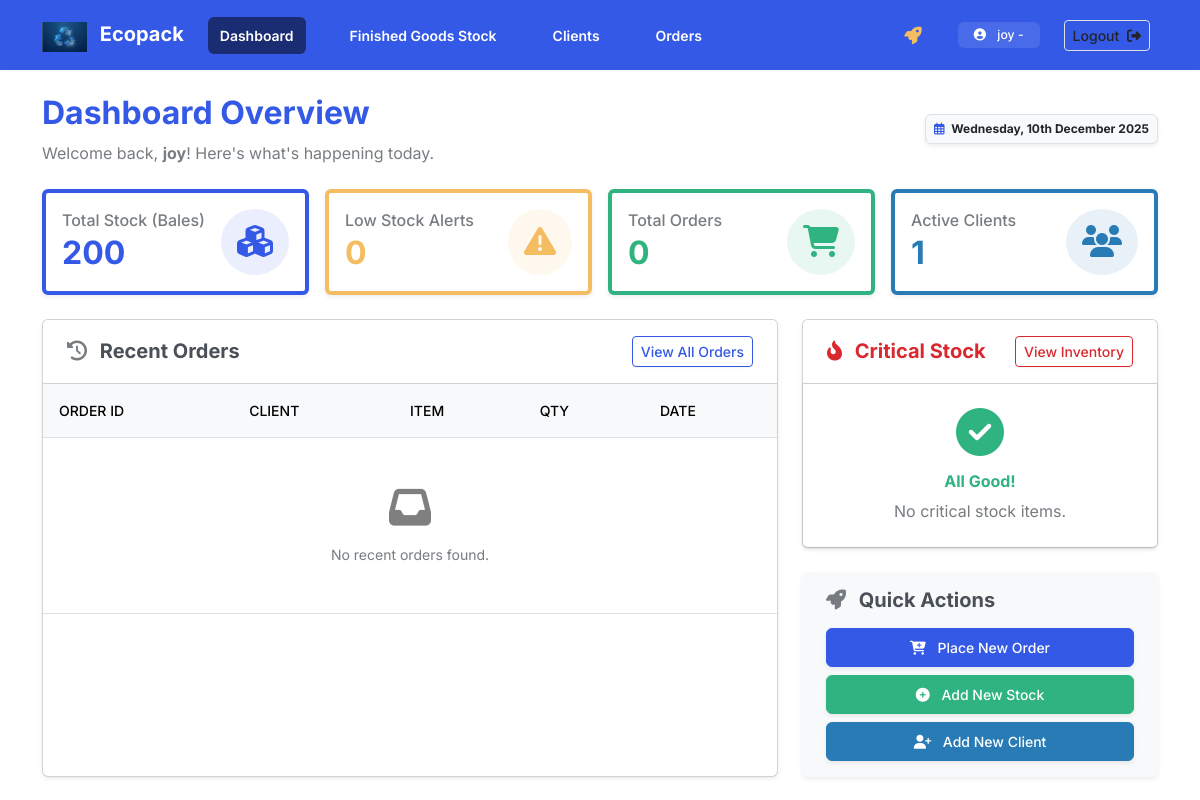
The app's page / (signed in), older data.
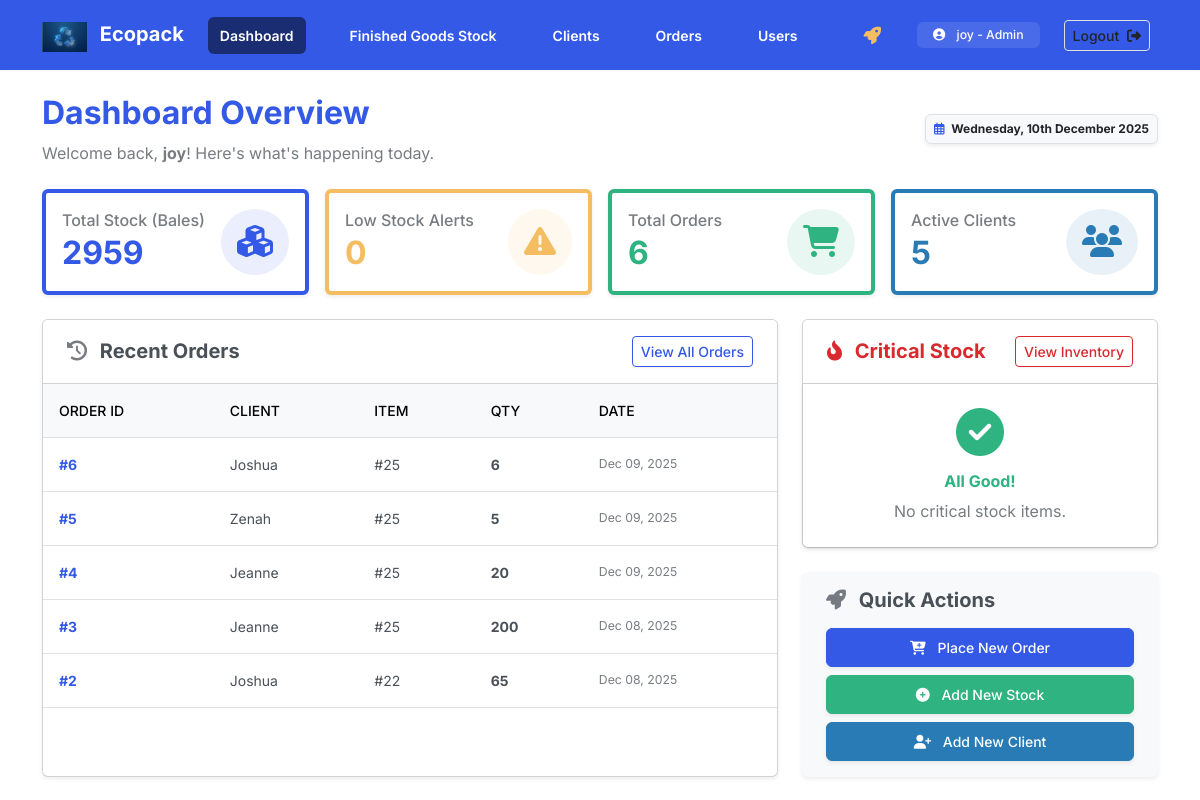
The same page, newer data.
### inventory/models.py (models this page shows, shortened)
class Profile(models.Model):
    ROLE_CHOICES = [
        ('Admin', 'Admin'),
        ('Manager','Manager'),
        ('Staff', 'Staff'),
    ]
    user = models.OneToOneField(User, on_delete=models.CASCADE)
    role = models.CharField(max_length=10, choices=ROLE_CHOICES, default='Staff')

class Order(models.Model):
    client = models.ForeignKey(Client, on_delete=models.CASCADE, related_name='orders')
    bag = models.ForeignKey(FinishedBag, on_delete=models.CASCADE, related_name='sales')
    quantity_ordered = models.PositiveIntegerField(verbose_name="Quantity (Bales)")
    order_date = models.DateTimeField(auto_now_add=True)

class Client(models.Model):
    name = models.CharField(max_length=100)
    phone = models.CharField(max_length=20)
    email = models.EmailField(blank=True, null=True)
    address = models.TextField(blank=True, null=True)
    created_at = models.DateTimeField(auto_now_add=True)

class FinishedBag(models.Model):
    VARIETY_CHOICES = [
        ('#15', '#15 Small'),
        ('#22', '#22 Medium'),
        ('#25', '#25 Large'),
        ('7X12', '7X12 White'),
        ('9X15', '9X15 White'),
    ]
    COLOR_CHOICES = [
        ('White', 'White'),
        ('Red', 'Red'),
        ('Green', 'Green'),
        ('Blue', 'Blue'),
    ]
    GSM_CHOICES = [
        (40, '40 GSM'),
        (60, '60 GSM'),
        (80, '80 GSM'),
        (100, '100 GSM'),
    ]
    variety = models.CharField(max_length=20, choices=VARIETY_CHOICES)
    color = models.CharField(max_length=20, choices=COLOR_CHOICES)
    gsm = models.IntegerField(choices=GSM_CHOICES, verbose_name='GSM Thickness')
    quantity_bales = models.IntegerField(default=0, verbose_name="Stock Quantity (Bales)")
    location = models.CharField(max_length=100, default="Athiriver Warehouse")
    last_updated = models.DateTimeField(auto_now=True)

### inventory/views.py (the view)
# urls.py: path('', views.dashboard, name='dashboard'),
@login_required
def dashboard(request):
    bags = FinishedBag.objects.all()
    total_bales_data = bags.aggregate(Sum('quantity_bales'))
    total_bales = total_bales_data['quantity_bales__sum'] or 0
    low_stock_count = bags.filter(quantity_bales__lte=10).count()
    total_clients = Client.objects.count()
    total_orders = Order.objects.count()
    recent_orders = Order.objects.select_related('client', 'bag').order_by('-id')[:5]
    critical_stock = bags.filter(quantity_bales__lte=10).order_by('quantity_bales')[:5]
    context = {
        'total_bales': total_bales,
        'low_stock_count': low_stock_count,
        'total_clients': total_clients,
        'total_orders': total_orders,
        'recent_orders': recent_orders,
        'critical_stock': critical_stock,
    }
    return render(request, 'inventory/dashboard.html', context)

### inventory/templates/inventory/dashboard.html (shortened to what this page needs)
{% extends 'inventory/base.html' %}
{% block content %}
<div class="d-flex justify-content-between align-items-center mb-4">
    <div>
        <h2 class="fw-bold text-primary">Dashboard Overview</h2>
        <p class="text-muted mb-0">Welcome back, <strong>{{ user.username }}</strong>! Here's what's happening today.</p>
    </div>
    <div class="text-end d-none d-md-block">
        <span class="badge bg-light text-dark border p-2 shadow-sm">
            <i class="far fa-calendar-alt me-1 text-primary"></i> {% now "l, jS F Y" %}
        </span>
    </div>
</div>
<div class="row g-3 mb-4">
    <div class="col-md-3 col-sm-6">
        <div class="card shadow-sm border-start border-4 border-primary h-100">
            <div class="card-body p-3 d-flex align-items-center justify-content-between">
                <div>
                    <h6 class="text-muted mb-1">Total Stock (Bales)</h6>
                    <h2 class="mb-0 fw-bold text-primary">{{ total_bales }}</h2>
                </div>
                <div class="rounded-circle bg-primary bg-opacity-10 p-3">
                    <i class="fas fa-cubes fa-2x text-primary"></i>
                </div>
            </div>
        </div>
    </div>
    <div class="col-md-3 col-sm-6">
        <div class="card shadow-sm border-start border-4 border-warning h-100">
            <div class="card-body p-3 d-flex align-items-center justify-content-between">
                <div>
                    <h6 class="text-muted mb-1">Low Stock Alerts</h6>
                    <h2 class="mb-0 fw-bold text-warning">{{ low_stock_count }}</h2>
                </div>
                <div class="rounded-circle bg-warning bg-opacity-10 p-3">
                    <i class="fas fa-exclamation-triangle fa-2x text-warning"></i>
                </div>
            </div>
        </div>
    </div>
    <div class="col-md-3 col-sm-6">
        <div class="card shadow-sm border-start border-4 border-success h-100">
            <div class="card-body p-3 d-flex align-items-center justify-content-between">
                <div>
                    <h6 class="text-muted mb-1">Total Orders</h6>
                    <h2 class="mb-0 fw-bold text-success">{{ total_orders }}</h2>
                </div>
                <div class="rounded-circle bg-success bg-opacity-10 p-3">
                    <i class="fas fa-shopping-cart fa-2x text-success"></i>
                </div>
            </div>
        </div>
    </div>
     <div class="col-md-3 col-sm-6">
        <div class="card shadow-sm border-start border-4 border-info h-100">
            <div class="card-body p-3 d-flex align-items-center justify-content-between">
                <div>
                    <h6 class="text-muted mb-1">Active Clients</h6>
                    <h2 class="mb-0 fw-bold text-info">{{ total_clients }}</h2>
                </div>
                <div class="rounded-circle bg-info bg-opacity-10 p-3">
                    <i class="fas fa-users fa-2x text-info"></i>
                </div>
            </div>
        </div>
    </div>
</div>
<div class="row">
    <div class="col-lg-8 mb-4">
        <div class="card shadow-sm h-100">
            <div class="card-header bg-white py-3 d-flex justify-content-between align-items-center">
                <h5 class="mb-0 fw-bold"><i class="fas fa-history me-2 text-muted"></i> Recent Orders</h5>
                <a href="{% url 'order_list' %}" class="btn btn-sm btn-outline-primary">View All Orders</a>
            </div>
            <div class="card-body p-0">
                <div class="table-responsive">
                    <table class="table table-hover align-middle mb-0">
                        <thead class="table-light">
                            <tr>
                                <th>Order ID</th>
                                <th>Client</th>
                                <th>Item</th>
                                <th>Qty</th>
                                <th>Date</th>
                            </tr>
                        </thead>
                        <tbody>
                            {% for order in recent_orders %}
                            <tr>
                                <td class="fw-bold text-primary">#{{ order.id }}</td>
                                <td>{{ order.client.name|truncatechars:20 }}</td>
                                <td>
                                    {{ order.bag.variety }}
                                </td>
                                <td class="fw-bold">{{ order.quantity_ordered }}</td>
                                <td class="text-muted small">{{ order.order_date|date:"M d, Y" }}</td>
                            </tr>
                            {% empty %}
                            <tr>
                                <td colspan="5" class="text-center py-5 text-muted">
                                    <i class="fas fa-inbox fa-3x mb-3 text-black-50"></i><br>
                                    No recent orders found.
                                </td>
                            </tr>
                            {% endfor %}
                        </tbody>
                    </table>
                </div>
            </div>
        </div>
    </div>
    <div class="col-lg-4 mb-4">
        <div class="card shadow-sm mb-4">
            <div class="card-header bg-white py-3 d-flex justify-content-between align-items-center">
                <h5 class="mb-0 fw-bold text-danger"><i class="fas fa-fire-alt me-2"></i> Critical Stock</h5>
                <a href="{% url 'bag_list' %}" class="btn btn-sm btn-outline-danger">View Inventory</a>
            </div>
             <ul class="list-group list-group-flush">
                {% for bag in critical_stock %}
                <li class="list-group-item d-flex justify-content-between align-items-center">
                    <div>
                        <span class="fw-semibold">{{ bag.variety }}</span>
                        <br>
                        <small class="text-muted">
                            <span class="badge rounded-pill border me-1" style="background-color: {{ bag.color|lower }}; width: 8px; height: 8px; padding: 0;"></span>
                            {{ bag.color }} ({{ bag.gsm }} GSM)
                        </small>
                    </div>
                    {% if bag.quantity_bales == 0 %}
                         <span class="badge bg-danger text-uppercase">Out of Stock</span>
                    {% else %}
                         <span class="badge bg-warning text-dark">{{ bag.quantity_bales }} Bales Left</span>
                    {% endif %}
                </li>
                {% empty %}
                 <li class="list-group-item text-center text-muted py-4">
                     <i class="fas fa-check-circle text-success mb-3 fa-3x"></i><br>
                     <h6 class="fw-bold text-success">All Good!</h6>
                     No critical stock items.
                 </li>
                {% endfor %}
            </ul>
        </div>
        <div class="card shadow-sm bg-light border-0">
            <div class="card-body">
                <h5 class="fw-bold mb-3"><i class="fas fa-rocket me-2 text-muted"></i> Quick Actions</h5>
                <div class="d-grid gap-2">
                    <a href="{% url 'order_create' %}" class="btn btn-primary shadow-sm">
                        <i class="fas fa-cart-plus me-2"></i> Place New Order
                    </a>
                    <a href="{% url 'bag_create' %}" class="btn btn-success shadow-sm">
                        <i class="fas fa-plus-circle me-2"></i> Add New Stock
                    </a>
                     <a href="{% url 'client_create' %}" class="btn btn-info text-white shadow-sm">
                        <i class="fas fa-user-plus me-2"></i> Add New Client
                    </a>
                </div>
            </div>
        </div>
    </div>
</div>
{% endblock %}

### inventory/templates/inventory/base.html (shortened to what this page needs)
{% load static %}
<!doctype html>
<html lang="en">
  <head>
    <link href="{% static 'css/bootstrap.min.css' %}" rel="stylesheet">
    <link rel="stylesheet" href="https://cdnjs.cloudflare.com/ajax/libs/font-awesome/6.4.0/css/all.min.css">
  </head>
  <body>
    <nav class="navbar navbar-expand-lg navbar-dark bg-primary mb-4 shadow">
      <div class="container">
        <a class="navbar-brand fw-bold" href="{% url 'dashboard' %}">
           <img src="{% static 'images/logo.jpg' %}" alt="Ecopack Logo" height="30" class="d-inline-block align-text-top me-2">
           Ecopack
        </a>
        <div class="collapse navbar-collapse" id="navbarNav">
          {% if user.is_authenticated %}
          <ul class="navbar-nav me-auto mb-2 mb-lg-0 fw-semibold gap-lg-3">
            {% url 'dashboard' as dash_url %}
            <li class="nav-item">
              <a class="nav-link {% if request.path == dash_url %}active{% endif %}" aria-current="page" href="{{ dash_url }}">Dashboard</a>
            </li>
            <li class="nav-item">
              <a class="nav-link {% if '/bags/' in request.path %}active{% endif %}" href="{% url 'bag_list' %}">Finished Goods Stock</a>
            </li>
            <li class="nav-item">
              <a class="nav-link {% if '/clients/' in request.path %}active{% endif %}" href="{% url 'client_list' %}">Clients</a>
            </li>
            <li class="nav-item">
              <a class="nav-link {% if '/orders/' in request.path %}active{% endif %}" href="{% url 'order_list' %}">Orders</a>
            </li>
            {% if user.profile.role == 'Admin' %}
            <li class="nav-item">
                <a class="nav-link {% if '/users/' in request.path %}active{% endif %}" href="{% url 'user_list' %}">Users</a>
            </li>
            {% endif %}
          </ul>
          <ul class="navbar-nav ms-auto align-items-center">
              <li class="nav-item me-3">
                <a class="nav-link text-warning" href="{% url 'feedback_create' %}" title="Request System Expansion">
                </a>
              </li>
              <li class="nav-item rounded bg-white bg-opacity-10 px-3 py-1 text-white d-flex align-items-center">
                <small><i class="fas fa-user-circle me-2"></i> {{ user.username }} - {{ user.profile.role }}</small>
              </li>
              <li class="nav-item ms-3">
                <form action="{% url 'logout' %}" method="post">
                <button type="submit" class="btn btn-outline-light btn-sm">Logout <i class="fas fa-sign-out-alt ms-1"></i></button>
                </form>
              </li>
          </ul>
          {% endif %}
        </div>
      </div>
    </nav>
    <div class="container">
        {% block content %}{% endblock %}
    </div>
  </body>
</html>

Row changes from the older to the newer data that the page shows:
added Order: id "6", client.name "Joshua", bag.variety "#25", quantity_ordered "6", order_date "Dec 09, 2025"
added Order: id "5", client.name "Zenah", bag.variety "#25", quantity_ordered "5", order_date "Dec 09, 2025"
added Order: id "4", client.name "Jeanne", bag.variety "#25", quantity_ordered "20", order_date "Dec 09, 2025"
added Order: id "3", client.name "Jeanne", bag.variety "#25", quantity_ordered "200", order_date "Dec 08, 2025"
added Order: id "2", client.name "Joshua", bag.variety "#22", quantity_ordered "65", order_date "Dec 08, 2025"
Text that changed along with them:
{{ user.profile.role }}: (not shown) → "Admin"
{{ total_bales }}: "200" → "2959"
{{ total_orders }}: "0" → "6"
{{ total_clients }}: "1" → "5"
text no longer shown: "No recent orders found."
text now shown: "Users"
